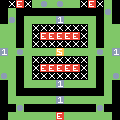

Below is a game level as drawn by its tile map, then a one-line description and the .tmx file that defines it, in full:
An orthogonal 15x15 tile map with 8x8 px tiles, 1 tile layer (tiles).

<map version="1.4" tiledversion="1.4.2" orientation="orthogonal" renderorder="right-down" width="15" height="15" tilewidth="8" tileheight="8" infinite="0" nextlayerid="3" nextobjectid="1">
 <properties>
  <property name="title" value="22NC" />
 </properties>
 <tileset firstgid="1" source="tilemap.tsx" />
 <layer id="1" name="tiles" width="15" height="15">
  <data encoding="csv">
0,4,2,4,1,7,1,7,1,1,4,2,4,1,0,
0,1,0,0,0,0,0,0,0,0,0,0,0,7,0,
0,7,0,1,1,1,1,6,1,1,1,1,0,1,0,
1,1,0,1,4,4,4,4,4,4,4,1,0,1,1,
1,1,0,1,4,2,2,2,2,2,4,1,0,1,1,
1,1,0,1,4,4,4,4,4,4,4,1,0,1,1,
6,1,7,1,1,1,1,3,1,1,1,1,7,1,6,
1,1,0,1,4,4,4,4,4,4,4,1,0,1,1,
1,1,0,1,4,2,2,2,2,2,4,1,0,1,1,
7,1,0,1,4,4,4,4,4,4,4,1,0,1,7,
0,1,0,1,1,1,1,6,1,1,1,1,0,1,0,
0,1,0,0,0,0,0,0,0,0,0,0,0,1,0,
0,1,1,1,1,1,1,6,1,1,1,1,1,1,0,
0,0,7,0,0,0,0,0,0,0,0,0,7,0,0,
0,1,1,1,1,1,1,2,1,1,1,1,1,1,0
</data>
 </layer>
</map>
